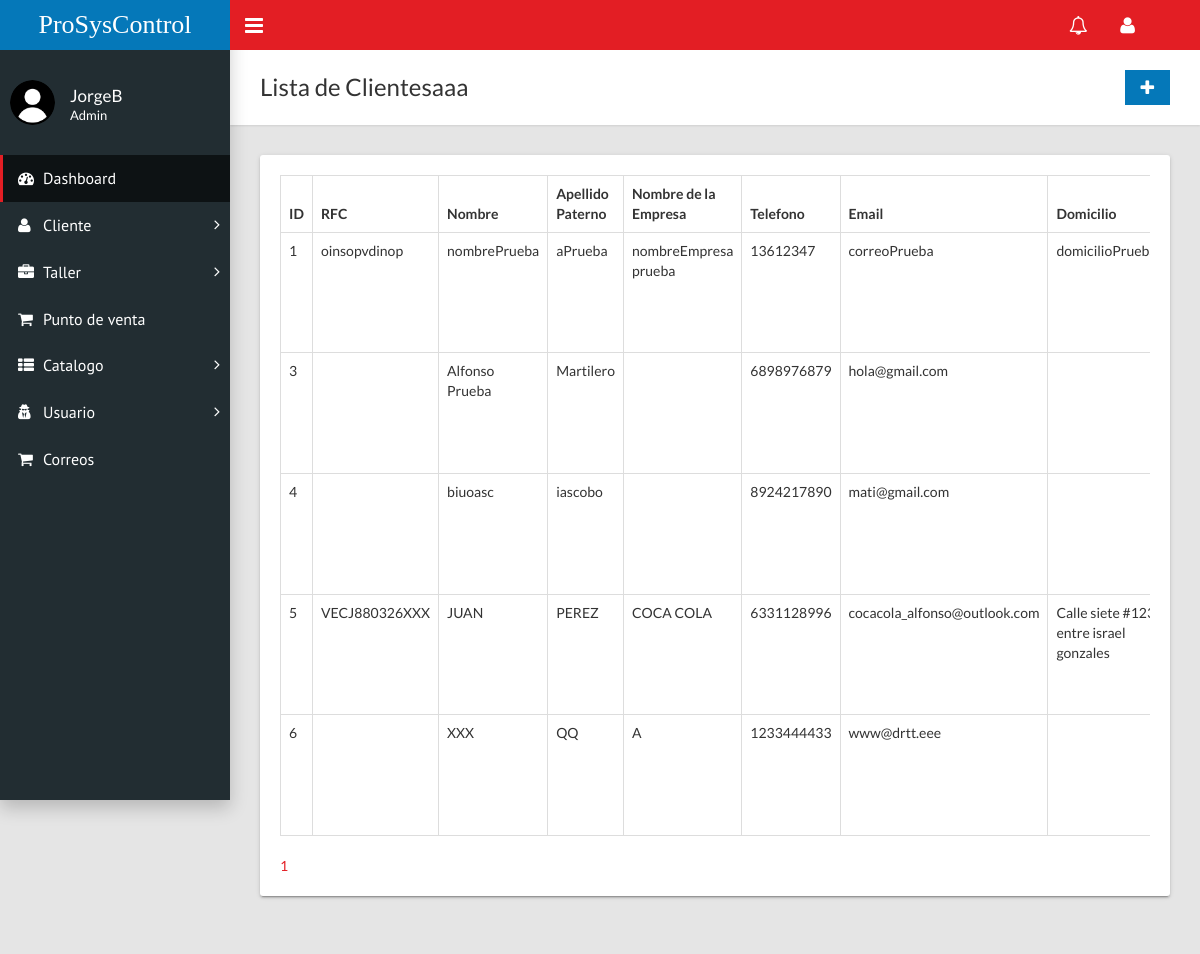
The app's page /home.php?c=cliente (signed in), older data.
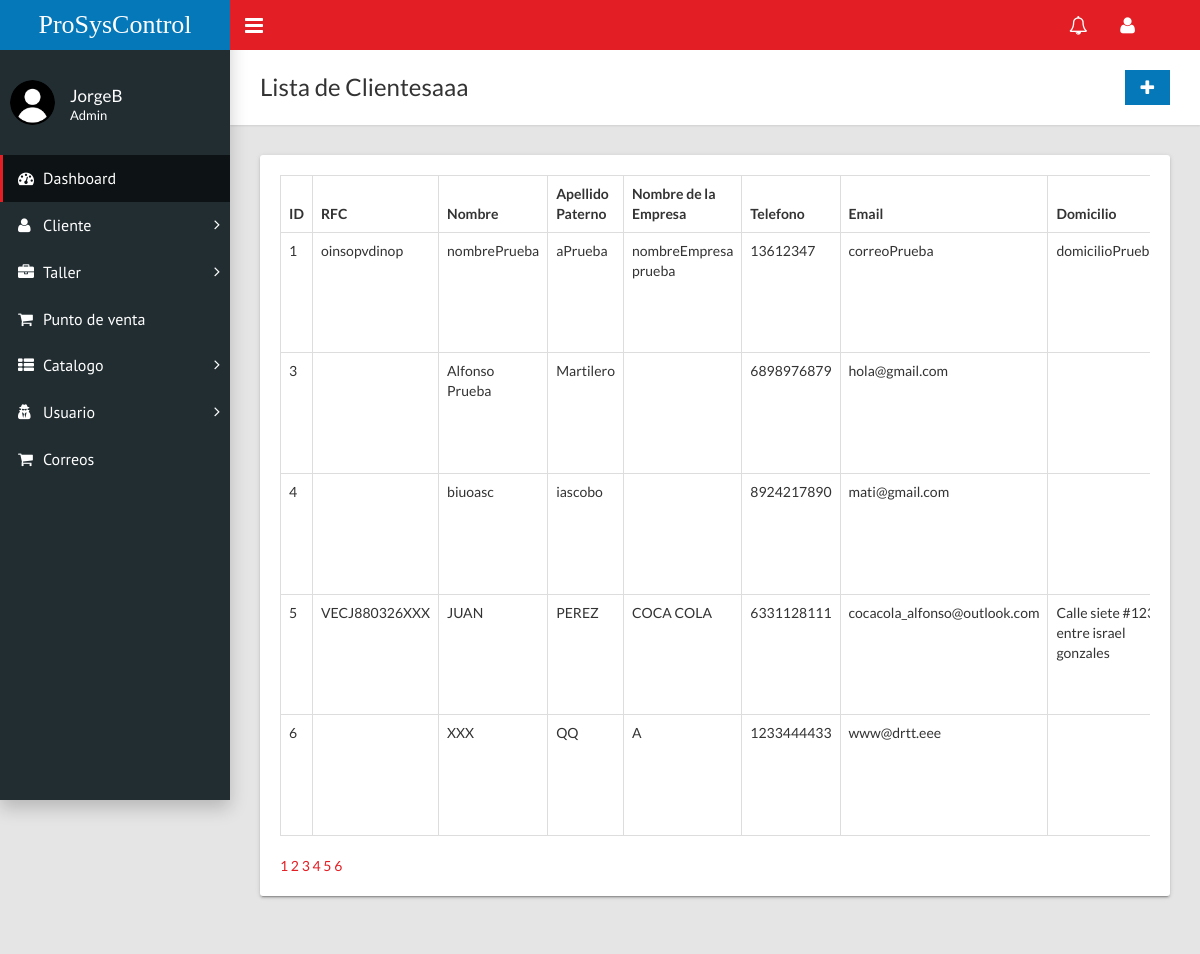
The same page, newer data.
### tables this page shows
CREATE TABLE `clientes` (
  `idClientes` int(11) NOT NULL,
  `rfc` varchar(20) NOT NULL,
  `nombreCliente` varchar(50) NOT NULL,
  `apellidoP` varchar(50) NOT NULL,
  `apellidoM` varchar(50) NOT NULL,
  `nombreEmpresa` varchar(70) NOT NULL,
  `telefono` varchar(10) NOT NULL,
  `email` varchar(70) NOT NULL,
  `domicilio` varchar(150) NOT NULL
);

### controladores/cliente.controlador.php (called while the page is built, shortened)
<?php
require_once "modelos/cliente.php";
class ClienteControlador{
    public function __CONSTRUCT(){
        $this->modelo = new Cliente;
    }
    public function Inicio(){
        require_once "vistas/encabezado.php";
        require_once "vistas/cliente/index.php";
        require_once "vistas/pie.php";
    }
}

### modelos/database.php (called while the page is built, shortened)
<?php
class Database{
    public static function Conectar(){
        try{
            $conexion = new PDO("mysql:host=".self::servidor.";dbname=".self::nombrebd.";charset=utf8", self::usuariobd,
            self::clave);
            $conexion -> setAttribute(PDO::ATTR_ERRMODE, PDO::ERRMODE_EXCEPTION);
            return $conexion;
        }catch(PDOException $e){
            return "Fallo " .$e->getMessage();
        }
    }
}

### modelos/cliente.php (called while the page is built, shortened)
<?php
class Cliente{
    private $pdo;
    public function __CONSTRUCT(){
        $this->pdo = Database::Conectar();
    }
    public function Listar(){
        try{
            $consulta = $this->pdo->prepare("SELECT * FROM clientes;");
            $consulta->execute();
            return $consulta->fetchAll(PDO::FETCH_OBJ);
        }catch(Exception $excepcion){
            die($excepcion->getMessage());
        }
    }
    public function Paginar($limite,$numerodeRegistros){
        try{
            $consulta = $this->pdo->prepare("SELECT * FROM `clientes` LIMIT $limite,$numerodeRegistros;");
            $consulta->execute();
            return $consulta->fetchAll(PDO::FETCH_OBJ);
        }catch(Exception $excepcion){
            die($excepcion->getMessage());
        }
    }
}

### vistas/cliente/index.php (the view, shortened to what the changed rows need)
<?php
require_once "modelos/database.php";
?>
<div class="content-wrapper">
        <div class="page-title">
          <div>
            <h1>Lista de Clientesaaa</h1>
          </div>
        </div>
        <div class="row">
          <div class="col-md-12">
            <div class="card">
              <div class="card-body">
                <div class="table-responsive">
                  <table class="table table-hover table-bordered" id="sampleTable">
                    <thead>
                      <tr>
                        <th>ID</th>
                        <th>RFC</th>
                        <th>Nombre</th>
                        <th>Apellido Paterno</th>
                        <th>Nombre de la Empresa</th>
                        <th>Telefono</th>
                        <th>Email</th>
                        <th>Domicilio</th>
                      </tr>
                    </thead>
                    <tbody>
                    <?php
                      $registros_por_pagina = 5;
                      $porfavor2 = count($this->modelo->Listar());
                      $total_registros = $porfavor2;
                      if (isset($_GET['pagina'])) {
                          $pagina_actual = $_GET['pagina'];
                          foreach($this->modelo->Paginar(($_GET['pagina']-1)*$registros_por_pagina, $registros_por_pagina) as $clienteSQL):?>
                            <tr>
                                <td><?=$clienteSQL->idClientes?></td>
                                <td><?=$clienteSQL->rfc?></td>
                                <td><?=$clienteSQL->nombreCliente?></td>
                                <td><?=$clienteSQL->apellidoP?></td>
                                <td><?=$clienteSQL->nombreEmpresa?></td>
                                <td><?=$clienteSQL->telefono?></td>
                                <td><?=$clienteSQL->email?></td>
                                <td><?=$clienteSQL->domicilio?></td>
                              <?php if($_SESSION['tipoUsuario']!='Secretario'){?>
                              <td><a class="btn btn-info btn-flat" href="?c=cliente&a=FormModificar&id=<?=$idreparacion?>"><i class="fa fa-lg fa-refresh"></i></a>
                                  <a class="btn btn-warning btn-flat" onclick = "return confirm('¿Realmente desea eliminar?')" href="?c=cliente&a=Borrar&id=<?=$idreparacion?>"><i class="fa fa-lg fa-trash"></i></a>
                              <?php } ?>
                                  <a class="btn btn-success btn-flat" href="?c=cliente&a=FormConsultar&id=<?=$idreparacion?>"><i class="fa fa-lg fa-eye"></i></a></td>
                            </tr>
                            <?php endforeach;
                      } else {
                          foreach($this->modelo->Paginar(0,$registros_por_pagina) as $clienteSQL):?>
                           <tr>
                              <td><?=$clienteSQL->idClientes?></td>
                              <td><?=$clienteSQL->rfc?></td>
                              <td><?=$clienteSQL->nombreCliente?></td>
                              <td><?=$clienteSQL->apellidoP?></td>
                              <td><?=$clienteSQL->nombreEmpresa?></td>
                              <td><?=$clienteSQL->telefono?></td>
                              <td><?=$clienteSQL->email?></td>
                              <td><?=$clienteSQL->domicilio?></td>
                            </tr>
                            <?php endforeach;
                      }
                      ?>
                    </tbody>
                  </table>
                </div>
                <?php
                $num_paginas = ceil($total_registros / $registros_por_pagina);
                for ($i=1; $i<=$num_paginas; $i++) {
                    echo "<a href='?c=cliente&a=PaginarN&pagina=$i'>$i</a> ";
                }
                ?>
                </div>
              </div>
            </div>
          </div>
        </div>
      </div>

Row changes from the older to the newer data that the page shows:
changed clientes "VECJ880326XXX": telefono "6331128996" → "6331128111"
Text that changed along with them:
new list line: "2"
new list line: "3"
new list line: "4"
new list line: "5"
new list line: "6"
